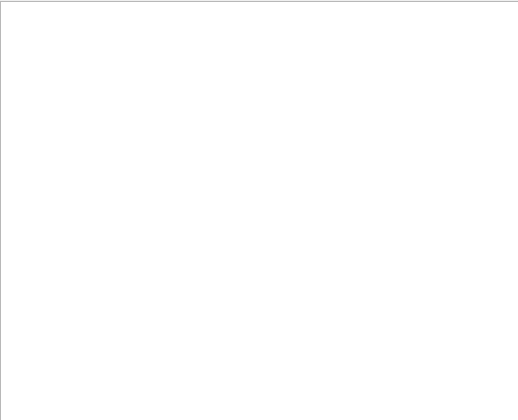
<?xml version="1.0" encoding="UTF-8"?>
<ui version="4.0">
 <class>MainWindow</class>
 <widget class="QMainWindow" name="MainWindow">
  <property name="geometry">
   <rect>
    <x>0</x>
    <y>0</y>
    <width>518</width>
    <height>420</height>
   </rect>
  </property>
  <property name="windowTitle">
   <string>MainWindow</string>
  </property>
  <widget class="QWidget" name="centralwidget">
   <widget class="QTableWidget" name="tableWidget">
    <property name="geometry">
     <rect>
      <x>0</x>
      <y>1</y>
      <width>521</width>
      <height>420</height>
     </rect>
    </property>
   </widget>
  </widget>
 </widget>
 <resources/>
 <connections/>
</ui>
